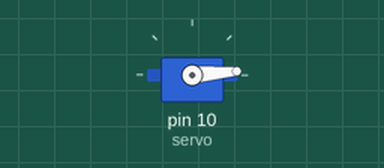
This sketch was run on a simulated Arduino Uno, built with avr-gcc and run on an emulated ATmega328P. On the bench: servo.

Above: at 0.05 s.
At 0.85 s:
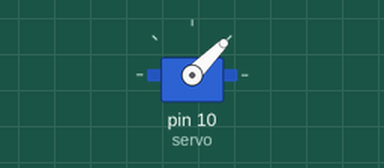
At 1.65 s:
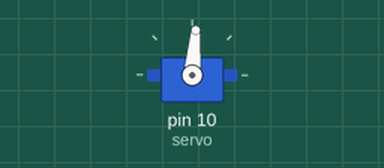
At 3.3 s:
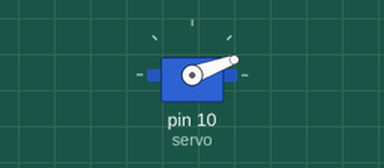
Timing chart, 0 to 8.7 s (numbered marks = the images above):
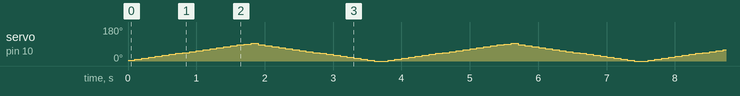

The sketch:

ciencia_y_tecnologia.ino
```cpp
#include <AFMotor.h>
#include <Servo.h>              // Add library
Servo servo;               // Define any servo name

int m=0;

void setup() {

servo.attach(10);          // Define the servo signal pins

}

void loop() {
for(m=0;m<=90;m+5){
  m=m+5;
  servo.write(m);
  delay(100);
}
for(m=90;m>=0;m-5){
  m=m-5;
  servo.write(m);
  delay(100);
}
}
```
